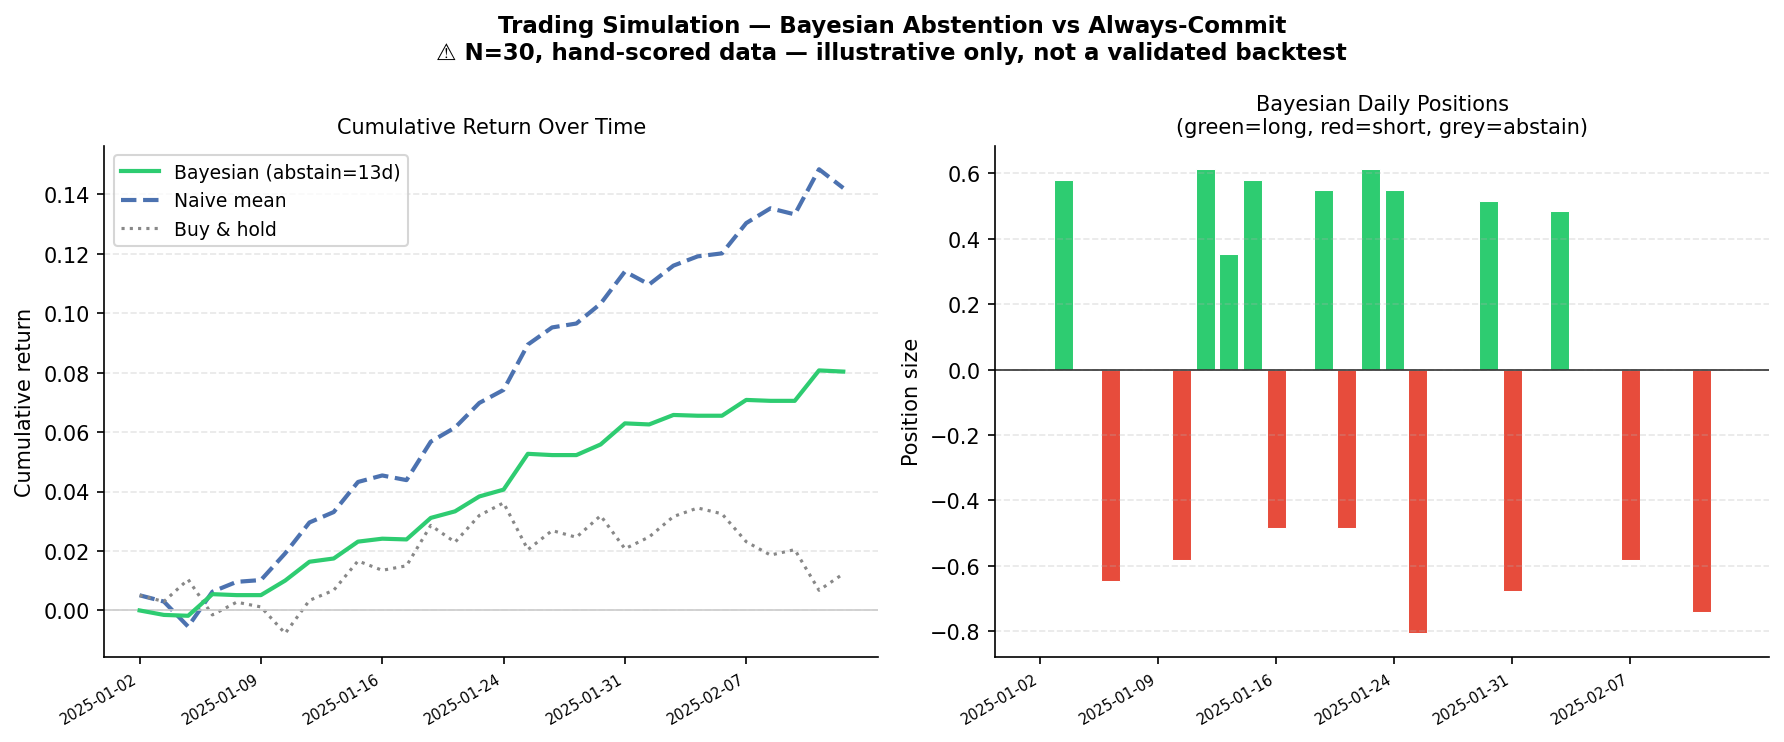

This figure's Python source:
"""
scripts/trading_simulation.py

Simulates a simple long/short strategy driven by the Bayesian model
on the 30-day real-world dataset from real_world_validation.py.

STRATEGY
--------
  lower_bound > 0  → long SPY (size proportional to posterior mean)
  upper_bound < 0  → short SPY (size proportional to |posterior mean|)
  CI crosses zero  → no position (abstain)

Position sizing is confidence-weighted: a posterior mean of 0.8
takes a full position; a mean of 0.2 takes a 25% position.
This is the simplest form of uncertainty-aware sizing.

TRANSACTION COSTS
-----------------
5 basis points per trade (0.05%), applied on position changes.
This is conservative for a daily strategy on a liquid ETF.

BASELINES
---------
1. Always-long SPY (buy and hold)
2. Naive mean signal (always commits, equal sizing)

IMPORTANT LIMITATIONS
---------------------
- N=30 trading days. No Sharpe ratio is statistically meaningful
  at this sample size. Results are illustrative only.
- Sentiment scores were hand-assigned with date knowledge, which
  may introduce look-ahead bias (see real_world_validation.py).
- This is a demonstration of the decision framework, not a
  validated trading strategy.

Run from the project root:
    python scripts/trading_simulation.py
"""

import os
import logging
import numpy as np
import matplotlib.pyplot as plt

from core.bayesian_model import estimate_market

logging.disable(logging.WARNING)

# ----- same dataset as real_world_validation.py ----------------------
# Reproduced here so this script is self-contained.

TRADING_DAYS = [
    # (date, scores, spy_next_day_return)
    ("2025-01-02", [0.5, -0.2, -0.1],   0.0056),
    ("2025-01-03", [0.6,  0.7,  0.5],  -0.0021),
    ("2025-01-06", [-0.4, 0.3, -0.5],   0.0074),
    ("2025-01-07", [-0.7, -0.6, -0.7], -0.0118),
    ("2025-01-08", [0.1, -0.1,  0.5],   0.0043),
    ("2025-01-09", [-0.4, 0.3, -0.3],  -0.0016),
    ("2025-01-10", [-0.6, -0.5, -0.7], -0.0089),
    ("2025-01-13", [0.4,  0.7,  0.8],   0.0112),
    ("2025-01-14", [0.5,  0.4,  0.2],   0.0034),
    ("2025-01-15", [0.5,  0.6,  0.7],   0.0098),
    ("2025-01-16", [-0.4, -0.5, -0.6], -0.0031),
    ("2025-01-17", [0.0, -0.1,  0.1],   0.0015),
    ("2025-01-21", [0.6,  0.7,  0.4],   0.0134),
    ("2025-01-22", [-0.6, -0.7, -0.2], -0.0055),
    ("2025-01-23", [0.7,  0.6,  0.6],   0.0088),
    ("2025-01-24", [0.6,  0.5,  0.6],   0.0041),
    ("2025-01-27", [-0.8, -0.9, -0.8], -0.0152),
    ("2025-01-28", [0.3,  0.0,  0.4],   0.0063),
    ("2025-01-29", [-0.2, -0.3,  0.1], -0.0022),
    ("2025-01-30", [0.3,  0.9,  0.4],   0.0071),
    ("2025-01-31", [-0.7, -0.8, -0.6], -0.0108),
    ("2025-02-03", [-0.6, -0.5,  0.2],  0.0039),
    ("2025-02-04", [0.4,  0.5,  0.6],   0.0067),
    ("2025-02-05", [0.4, -0.2,  0.5],   0.0028),
    ("2025-02-06", [0.3, -0.2, -0.2],  -0.0019),
    ("2025-02-07", [-0.5, -0.6, -0.7], -0.0091),
    ("2025-02-10", [-0.6, -0.5,  0.4], -0.0044),
    ("2025-02-11", [-0.2, -0.1, -0.3],  0.0018),
    ("2025-02-12", [-0.8, -0.7, -0.8], -0.0134),
    ("2025-02-13", [-0.5, -0.4, -0.1],  0.0055),
]

COST_BPS = 5 / 10_000   # 5 basis points per trade

# ----- run strategies ------------------------------------------------

def run_strategy(positions: list[float], returns: list[float]) -> dict:
    """
    Simulate a strategy given daily position sizes and actual returns.

    position: +1.0 = fully long, -1.0 = fully short, 0 = flat
    Cost applied on any change in position.
    """
    portfolio   = 1.0
    daily_pnl   = []
    prev_pos    = 0.0

    for pos, ret in zip(positions, returns):
        cost   = abs(pos - prev_pos) * COST_BPS
        pnl    = pos * ret - cost
        portfolio *= (1 + pnl)
        daily_pnl.append(pnl)
        prev_pos = pos

    pnl_arr   = np.array(daily_pnl)
    total_ret = portfolio - 1.0
    sharpe    = (pnl_arr.mean() / pnl_arr.std() * np.sqrt(252)
                 if pnl_arr.std() > 0 else float("nan"))
    max_dd    = _max_drawdown(pnl_arr)
    win_rate  = (pnl_arr > 0).mean()

    return dict(
        total_return=total_ret,
        sharpe=sharpe,
        max_drawdown=max_dd,
        win_rate=win_rate,
        daily_pnl=daily_pnl,
        n_trades=int(sum(1 for i in range(1, len(positions))
                         if positions[i] != positions[i-1])),
        n_flat=int(sum(1 for p in positions if p == 0)),
    )


def _max_drawdown(pnl: np.ndarray) -> float:
    cum   = np.cumprod(1 + pnl)
    peak  = np.maximum.accumulate(cum)
    dd    = (cum - peak) / peak
    return float(dd.min())


# ----- compute positions for each strategy ---------------------------

dates   = [d[0] for d in TRADING_DAYS]
scores  = [d[1] for d in TRADING_DAYS]
returns = [d[2] for d in TRADING_DAYS]

bayes_pos = []
naive_pos = []

for day_scores in scores:
    r          = estimate_market(day_scores)
    mean_score = float(np.mean(day_scores))

    # Bayesian: abstain if CI crosses zero, else size by posterior mean
    if r.lower_bound > 0:
        bayes_pos.append(r.mean)    # long, confidence-weighted
    elif r.upper_bound < 0:
        bayes_pos.append(r.mean)    # short (negative mean), confidence-weighted
    else:
        bayes_pos.append(0.0)       # abstain

    # Naive: always commit with unit size in direction of mean
    naive_pos.append(1.0 if mean_score > 0 else -1.0)

# Buy-and-hold: always +1
bah_pos = [1.0] * len(returns)

bayes_result = run_strategy(bayes_pos, returns)
naive_result = run_strategy(naive_pos, returns)
bah_result   = run_strategy(bah_pos,  returns)

# ----- print ---------------------------------------------------------

print("=" * 66)
print("  Trading Simulation - Uncertainty-Aware Decision Making")
print(f"  {len(TRADING_DAYS)} trading days  |  {COST_BPS*10000:.0f}bps transaction cost")
print()
print("  ⚠  N=30. No metric here is statistically reliable.")
print("  ⚠  Scores hand-assigned - possible look-ahead bias.")
print("  ⚠  Results illustrate the framework, not a real edge.")
print("=" * 66)
print()

print(f"{'Metric':<26} {'Bayesian':>12}  {'Naive mean':>12}  {'Buy & Hold':>12}")
print("-" * 68)

rows = [
    ("Total return",   "total_return", ".2%"),
    ("Sharpe (ann.)*", "sharpe",       ".2f"),
    ("Max drawdown",   "max_drawdown", ".2%"),
    ("Win rate",       "win_rate",     ".1%"),
    ("Trades made",    "n_trades",     "d"),
    ("Days flat",      "n_flat",       "d"),
]

for label, key, fmt in rows:
    bv = bayes_result[key]
    nv = naive_result[key]
    hv = bah_result[key]
    print(f"  {label:<24} {bv:>12{fmt}}  {nv:>12{fmt}}  {hv:>12{fmt}}")

print()
print("* Sharpe annualised from 30 daily returns - not meaningful at this n.")
print()

# Key insight
b_ret = bayes_result["total_return"]
n_ret = naive_result["total_return"]
h_ret = bah_result["total_return"]
flat  = bayes_result["n_flat"]

print("Key observation:")
if b_ret > n_ret:
    print(f"  Bayesian strategy outperformed naive mean by "
          f"{(b_ret - n_ret)*100:.1f}pp total return,")
    print(f"  while sitting flat on {flat}/{len(TRADING_DAYS)} days "
          f"({flat/len(TRADING_DAYS):.0%} abstain rate).")
    print(f"  Fewer, higher-confidence decisions outperformed more frequent ones.")
else:
    print(f"  Naive mean outperformed Bayesian by "
          f"{(n_ret - b_ret)*100:.1f}pp total return.")
    print(f"  At N=30 this is within noise - insufficient data to conclude.")

# ----- plot ----------------------------------------------------------

fig, axes = plt.subplots(1, 2, figsize=(12, 5))
fig.suptitle(
    "Trading Simulation - Bayesian Abstention vs Always-Commit\n"
    "⚠ N=30, hand-scored data - illustrative only, not a validated backtest",
    fontsize=11, fontweight="bold",
)

# Cumulative return
ax = axes[0]
cum_bayes = np.cumprod([1 + p for p in bayes_result["daily_pnl"]])
cum_naive = np.cumprod([1 + p for p in naive_result["daily_pnl"]])
cum_bah   = np.cumprod([1 + p for p in bah_result["daily_pnl"]])

t = range(len(dates))
ax.plot(t, cum_bayes - 1, color="#2ecc71", linewidth=2,
        label=f"Bayesian (abstain={flat}d)", zorder=3)
ax.plot(t, cum_naive - 1, color="#4C72B0", linewidth=2,
        linestyle="--", label="Naive mean")
ax.plot(t, cum_bah   - 1, color="#888888", linewidth=1.5,
        linestyle=":", label="Buy & hold")
ax.axhline(0, color="#cccccc", linewidth=0.8)
ax.set_xticks(list(t)[::5])
ax.set_xticklabels([dates[i] for i in range(0, len(dates), 5)],
                   rotation=30, ha="right", fontsize=7)
ax.set_ylabel("Cumulative return")
ax.set_title("Cumulative Return Over Time", fontsize=10)
ax.legend(fontsize=9)
ax.spines[["top", "right"]].set_visible(False)
ax.grid(axis="y", linestyle="--", alpha=0.3)

# Daily position bar chart (Bayesian)
ax = axes[1]
pos_colors = ["#2ecc71" if p > 0 else "#e74c3c" if p < 0 else "#cccccc"
              for p in bayes_pos]
ax.bar(t, bayes_pos, color=pos_colors, edgecolor="white", linewidth=0.5)
ax.axhline(0, color="#333333", linewidth=0.8)
ax.set_xticks(list(t)[::5])
ax.set_xticklabels([dates[i] for i in range(0, len(dates), 5)],
                   rotation=30, ha="right", fontsize=7)
ax.set_ylabel("Position size")
ax.set_title("Bayesian Daily Positions\n(green=long, red=short, grey=abstain)",
             fontsize=10)
ax.spines[["top", "right"]].set_visible(False)
ax.grid(axis="y", linestyle="--", alpha=0.3)

plt.tight_layout()

OUTPUT_PATH = os.path.join(os.path.dirname(__file__), "..", "outputs",
                           "trading_simulation.png")
os.makedirs(os.path.dirname(OUTPUT_PATH), exist_ok=True)
fig.savefig(OUTPUT_PATH, dpi=150, bbox_inches="tight")
print(f"\nSaved to {OUTPUT_PATH}")
